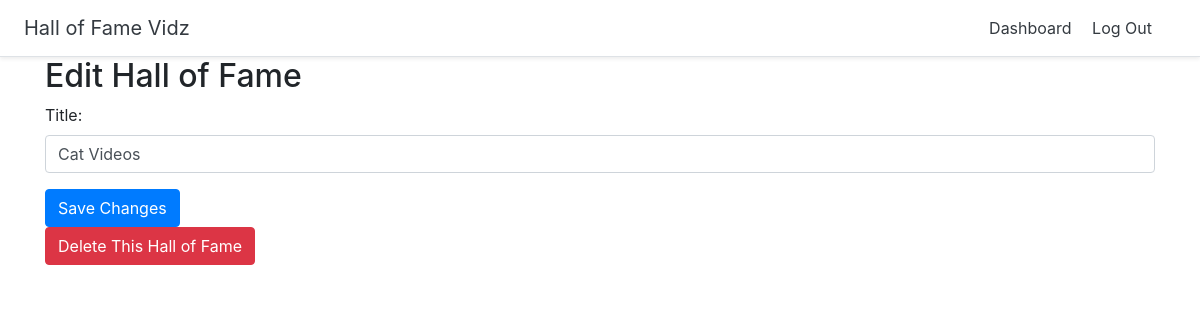
The app's page /halloffame/1/update (signed in), older data.
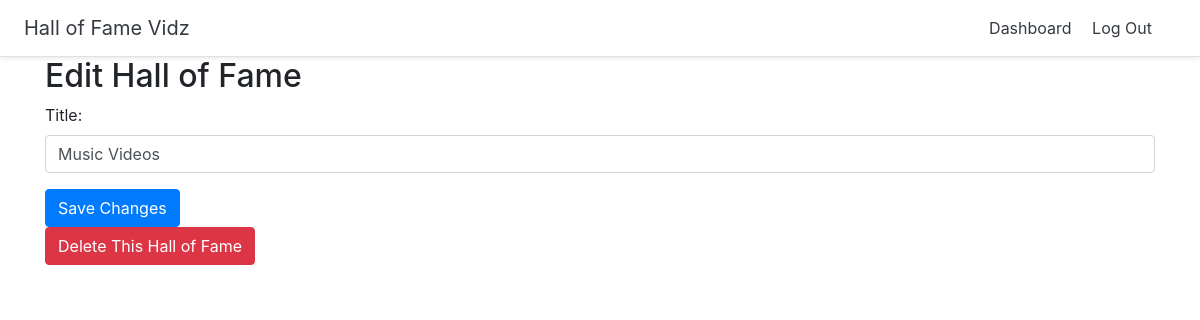
The same page, newer data.
### halls/models.py (models this page shows)
class Hall(models.Model):
	title = models.CharField(max_length=255)
	user = models.ForeignKey(User, on_delete=models.CASCADE)

### halls/views.py (the view)
# urls.py: path('halloffame/<int:pk>/update', views.UpdateHall.as_view(), name='update_hall'),
class UpdateHall(LoginRequiredMixin, generic.UpdateView):
	model = Hall
	template_name = 'halls/update_hall.html'
	fields = ['title']
	success_url = reverse_lazy('dashboard')
	def get_object(self):
		hall = super(UpdateHall, self).get_object()
		if not hall.user == self.request.user:
			raise Http404
		return hall

### halls/templates/halls/update_hall.html (shortened to what this page needs)
{% extends 'halls/base.html' %}
{% block content %}
<div class="container">
	<h2>Edit Hall of Fame</h2>
	<form method="post">
		{% load widget_tweaks %}
		{% for field in form %}
			<div class="form-group {% if field.errors %} alert alert-danger {% endif %}">
				{{ field.label_tag }}
				{% render_field field class="form-control" %}
			</div>
		{% endfor %}
		<button type="submit" class="btn btn-primary">Save Changes</button>
	</form>
<a href="{% url 'delete_hall' hall.id %}" class="btn btn-danger">Delete This Hall of Fame</a>
</div>
{% endblock %}

Row changes from the older to the newer data that the page shows:
changed Hall: title "Cat Videos" → "Music Videos"
